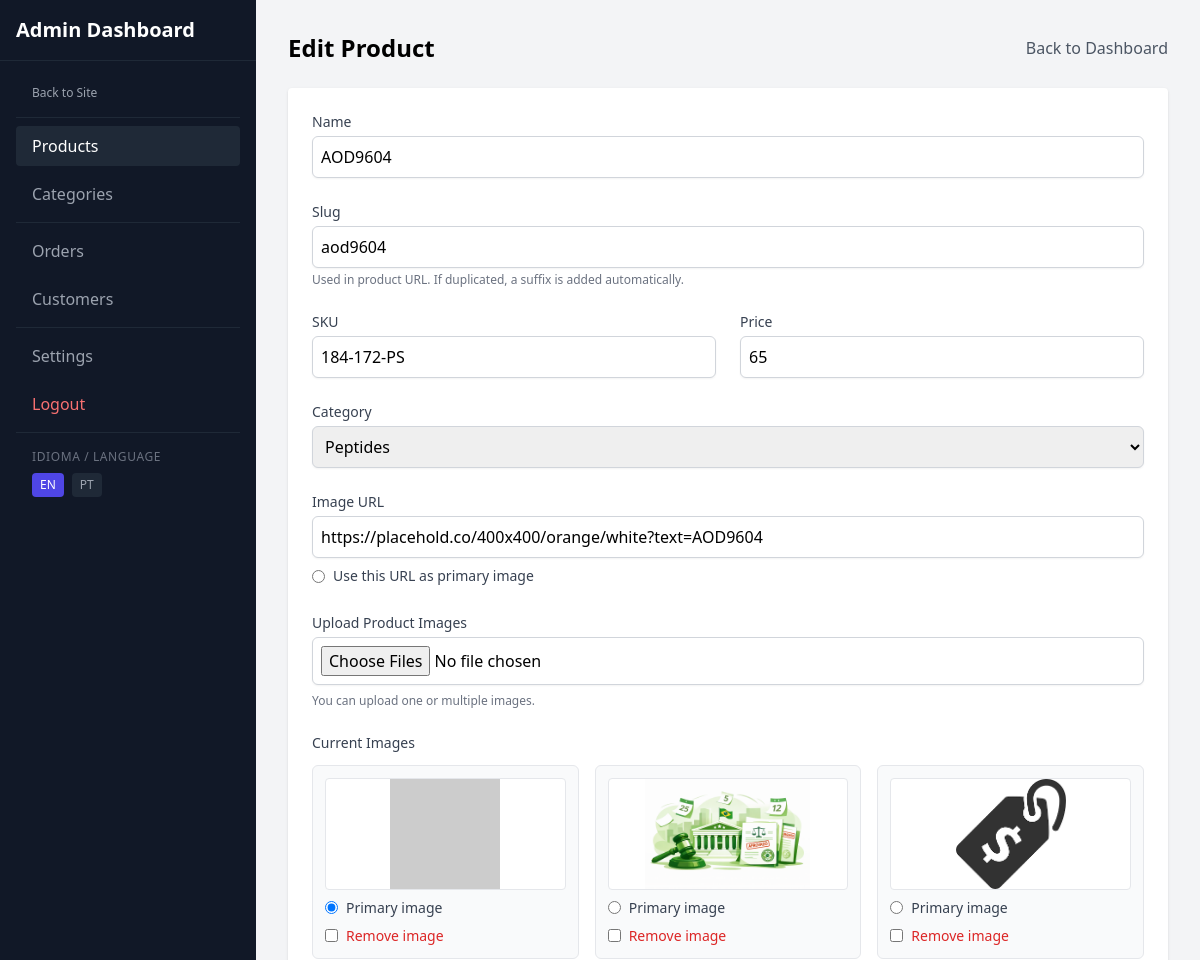
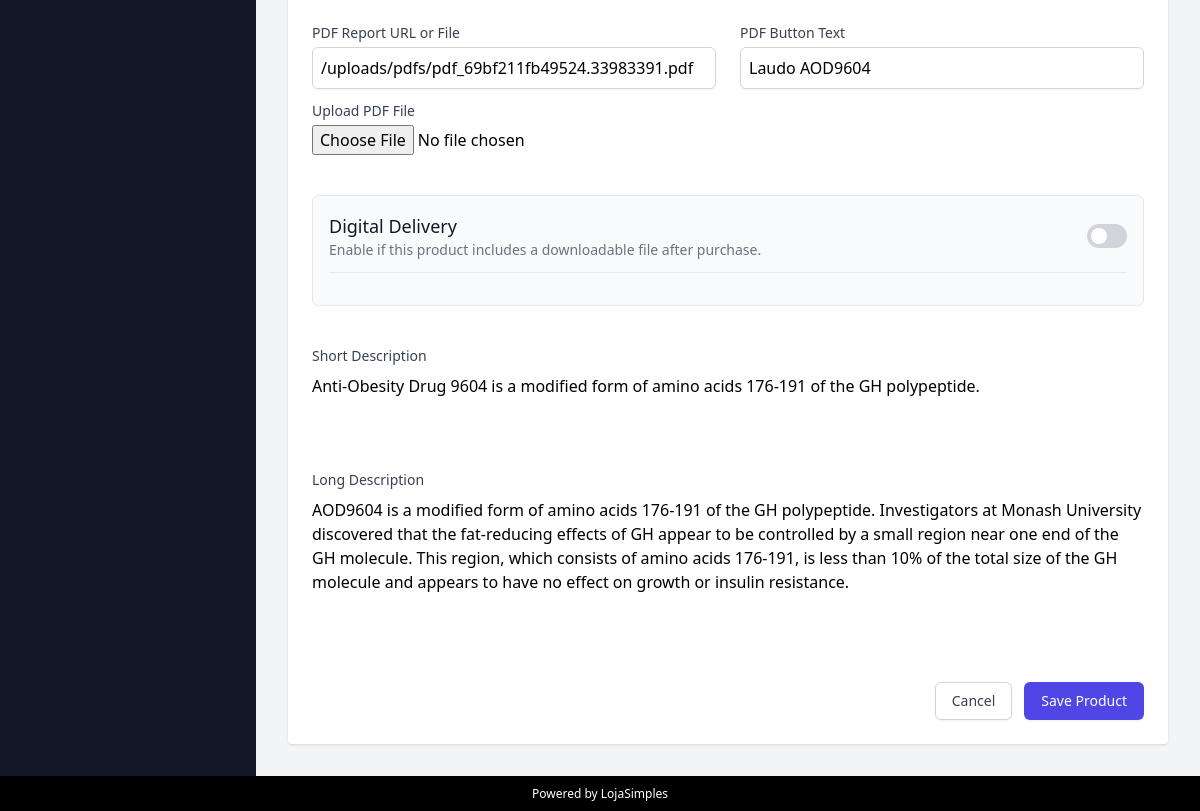
/admin/product-form?id=1 (signed in), run on the app's committed database (2 pictures, top to bottom).
### tables this page shows
CREATE TABLE products (
    id INTEGER PRIMARY KEY AUTOINCREMENT,
    name TEXT NOT NULL,
    sku TEXT,
    price REAL,
    image_url TEXT,
    category TEXT,
    short_desc TEXT,
    long_desc TEXT,
    pdf_url TEXT,
    created_at DATETIME DEFAULT CURRENT_TIMESTAMP
, category_id INTEGER, pdf_label TEXT, slug TEXT, type TEXT DEFAULT 'physical', digital_delivery INTEGER DEFAULT 0, download_limit INTEGER DEFAULT 0, download_expiry_days INTEGER DEFAULT 0, file_url TEXT);

CREATE TABLE categories (
    id INTEGER PRIMARY KEY AUTOINCREMENT,
    name TEXT NOT NULL,
    slug TEXT UNIQUE NOT NULL,
    created_at DATETIME DEFAULT CURRENT_TIMESTAMP
);

CREATE TABLE product_images (
        id INTEGER PRIMARY KEY AUTOINCREMENT,
        product_id INTEGER NOT NULL,
        image_url TEXT NOT NULL,
        is_primary INTEGER DEFAULT 0,
        sort_order INTEGER DEFAULT 0,
        created_at DATETIME DEFAULT CURRENT_TIMESTAMP
    );

### templates/admin/product-form.php (the view, shortened to what the rows shown need)
<?php
$productImages = isset($product['images']) && is_array($product['images']) ? $product['images'] : [];
$currentPrimaryImage = trim((string)($product['primary_image_url'] ?? $product['image_url'] ?? ''));
?>
<!DOCTYPE html>
<html lang="<?php echo htmlspecialchars($_SESSION['lang'] ?? 'en'); ?>">
<head>
    <script src="https://cdn.tailwindcss.com"></script>
    <link href="https://cdn.quilljs.com/1.3.6/quill.snow.css" rel="stylesheet">
    <link href="https://unpkg.com/filepond/dist/filepond.min.css" rel="stylesheet">
    <link href="https://unpkg.com/filepond-plugin-image-preview/dist/filepond-plugin-image-preview.min.css" rel="stylesheet">
</head>
<body class="bg-gray-100 font-sans flex flex-col h-screen" x-data="{ sidebarOpen: false }">
    <div class="flex flex-1 overflow-hidden relative">
        <div :class="sidebarOpen ? 'translate-x-0' : '-translate-x-full'" class="fixed md:static inset-y-0 left-0 z-30 w-64 bg-gray-900 text-white flex flex-col transition-transform duration-300 md:translate-x-0 h-full overflow-y-auto">
            <div class="p-4 text-xl font-bold border-b border-gray-800 flex justify-between items-center">
                <span><?php echo __('Admin Dashboard'); ?></span>
            </div>
            <nav class="flex-1 p-4 space-y-2">
                <a href="/" class="block w-full text-left px-4 py-2 text-xs text-gray-400 hover:text-white"><?php echo __('Back to Site'); ?></a>
                <div class="border-t border-gray-800 my-1"></div>
                <a href="/admin" onclick="localStorage.setItem('admin_tab','products')" class="block w-full text-left px-4 py-2 rounded bg-gray-800 text-white">
                    <?php echo __('Products'); ?>
                </a>
                <a href="/admin" onclick="localStorage.setItem('admin_tab','categories')" class="block w-full text-left px-4 py-2 text-gray-400 hover:text-white rounded">
                    <?php echo __('Categories'); ?>
                </a>
                <div class="border-t border-gray-800 my-1"></div>
                <a href="/admin" onclick="localStorage.setItem('admin_tab','orders')" class="block w-full text-left px-4 py-2 text-gray-400 hover:text-white rounded">
                    <?php echo __('Orders'); ?>
                </a>
                <a href="/admin" onclick="localStorage.setItem('admin_tab','customers')" class="block w-full text-left px-4 py-2 text-gray-400 hover:text-white rounded">
                    <?php echo __('Customers'); ?>
                </a>
                <div class="border-t border-gray-800 my-1"></div>
                <a href="/admin" onclick="localStorage.setItem('admin_tab','settings')" class="block w-full text-left px-4 py-2 text-gray-400 hover:text-white rounded">
                    <?php echo __('Settings'); ?>
                </a>
                <a href="/logout" class="block w-full text-left px-4 py-2 text-red-400 hover:text-red-300 hover:bg-gray-800 rounded">
                    <?php echo __('Logout'); ?>
                </a>
                <div class="border-t border-gray-800 my-2"></div>
                <div class="px-4 py-2">
                    <span class="text-xs text-gray-500 uppercase tracking-wider block mb-2">Idioma / Language</span>
                    <div class="flex gap-2">
                        <a href="?lang=en" class="text-xs px-2 py-1 rounded <?php echo ($_SESSION['lang'] ?? 'en') === 'en' ? 'bg-indigo-600 text-white' : 'bg-gray-800 text-gray-400 hover:text-white'; ?>">EN</a>
                        <a href="?lang=pt" class="text-xs px-2 py-1 rounded <?php echo ($_SESSION['lang'] ?? 'en') === 'pt' ? 'bg-indigo-600 text-white' : 'bg-gray-800 text-gray-400 hover:text-white'; ?>">PT</a>
                    </div>
                </div>
            </nav>
        </div>
        <div class="flex-1 flex flex-col overflow-hidden">
            <div class="flex-1 overflow-auto p-4 md:p-8">
            <div class="max-w-4xl mx-auto">
                <div class="flex justify-between items-center mb-6">
                    <h1 class="text-2xl font-bold"><?php echo isset($product['id']) ? __('Edit Product') : __('Add New Product'); ?></h1>
                    <a href="/admin" class="text-gray-600 hover:text-gray-900"><?php echo __('Back to Dashboard'); ?></a>
                </div>
                <div class="bg-white rounded shadow overflow-x-auto p-4 sm:p-6">
                    <form action="/admin/save-product" method="POST" id="productForm" enctype="multipart/form-data">
                        <div class="grid grid-cols-1 gap-6">
                            <div>
                                <label class="block text-sm font-medium text-gray-700"><?php echo __('Name'); ?></label>
                                <input type="text" name="name" value="<?php echo htmlspecialchars($product['name'] ?? ''); ?>" required class="mt-1 block w-full border border-gray-300 rounded-md shadow-sm p-2">
                            </div>
                            <div>
                                <label class="block text-sm font-medium text-gray-700"><?php echo __('Slug'); ?></label>
                                <input type="text" id="product_slug" name="slug" value="<?php echo htmlspecialchars($product['slug'] ?? ''); ?>" class="mt-1 block w-full border border-gray-300 rounded-md shadow-sm p-2" placeholder="ex: bpc-157-10mg">
                                <p class="mt-1 text-xs text-gray-500"><?php echo __('Used in product URL. If duplicated, a suffix is added automatically.'); ?></p>
                            </div>
                            <div class="grid grid-cols-1 md:grid-cols-2 gap-6">
                                <div>
                                    <label class="block text-sm font-medium text-gray-700"><?php echo __('SKU'); ?></label>
                                    <input type="text" name="sku" value="<?php echo htmlspecialchars($product['sku'] ?? ''); ?>" required class="mt-1 block w-full border border-gray-300 rounded-md shadow-sm p-2">
                                </div>
                                <div>
                                    <label class="block text-sm font-medium text-gray-700"><?php echo __('Price'); ?></label>
                                    <input type="number" step="0.01" name="price" value="<?php echo htmlspecialchars($product['price'] ?? ''); ?>" required class="mt-1 block w-full border border-gray-300 rounded-md shadow-sm p-2">
                                </div>
                            </div>
                            <div>
                                <label class="block text-sm font-medium text-gray-700"><?php echo __('Category'); ?></label>
                                <select name="category_id" class="mt-1 block w-full border border-gray-300 rounded-md shadow-sm p-2">
                                    <?php foreach ($categories as $cat): ?>
                                        <option value="<?php echo $cat['id']; ?>" <?php echo (isset($product['category_id']) && $product['category_id'] == $cat['id']) ? 'selected' : ''; ?>>
                                            <?php echo htmlspecialchars($cat['name']); ?>
                                        </option>
                                    <?php endforeach; ?>
                                </select>
                            </div>
                            <div>
                                <label class="block text-sm font-medium text-gray-700"><?php echo __('Image URL'); ?></label>
                                <input type="text" name="image_url" value="<?php echo htmlspecialchars($product['image_url'] ?? ''); ?>" class="mt-1 block w-full border border-gray-300 rounded-md shadow-sm p-2">
                                <?php $manualImageUrl = trim((string)($product['image_url'] ?? '')); ?>
                                <?php if ($manualImageUrl !== ''): ?>
                                    <label class="mt-2 inline-flex items-center text-sm text-gray-700">
                                        <input type="radio" name="primary_image" value="<?php echo htmlspecialchars($manualImageUrl); ?>" <?php echo $currentPrimaryImage === $manualImageUrl ? 'checked' : ''; ?> class="mr-2">
                                        <?php echo __('Use this URL as primary image'); ?>
                                    </label>
                                <?php endif; ?>
                            </div>
                            <div>
                                <label class="block text-sm font-medium text-gray-700"><?php echo __('Upload Product Images'); ?></label>
                                <input type="file" name="product_images[]" accept="image/*" multiple class="mt-1 block w-full border border-gray-300 rounded-md shadow-sm p-2 bg-white" data-filepond="image-multi">
                                <p class="mt-2 text-xs text-gray-500"><?php echo __('You can upload one or multiple images.'); ?></p>
                            </div>
                            <?php if (!empty($productImages)): ?>
                                <div>
                                    <label class="block text-sm font-medium text-gray-700 mb-3"><?php echo __('Current Images'); ?></label>
                                    <div class="grid grid-cols-1 sm:grid-cols-2 lg:grid-cols-3 gap-4">
                                        <?php foreach ($productImages as $img): ?>
                                            <?php $imgUrl = trim((string)($img['image_url'] ?? '')); ?>
                                            <div class="border rounded-md p-3 bg-gray-50">
                                                <img src="<?php echo htmlspecialchars($imgUrl); ?>" alt="" class="h-28 w-full object-contain bg-white rounded border">
                                                <label class="mt-2 flex items-center text-sm text-gray-700">
                                                    <input type="radio" name="primary_image" value="<?php echo htmlspecialchars($imgUrl); ?>" <?php echo $currentPrimaryImage === $imgUrl ? 'checked' : ''; ?> class="mr-2">
                                                    <?php echo __('Primary image'); ?>
                                                </label>
                                                <label class="mt-2 flex items-center text-sm text-red-600">
                                                    <input type="checkbox" class="remove-image-checkbox mr-2">
                                                    <?php echo __('Remove image'); ?>
                                                </label>
                                            </div>
                                        <?php endforeach; ?>
                                    </div>
                                </div>
                            <?php endif; ?>
                            <div class="grid grid-cols-1 sm:grid-cols-2 gap-6">
                                <div>
                                    <label class="block text-sm font-medium text-gray-700"><?php echo __('PDF Report URL or File'); ?></label>
                                    <input type="text" name="pdf_url" value="<?php echo htmlspecialchars($product['pdf_url'] ?? ''); ?>" placeholder="<?php echo __('External URL (or use upload below)'); ?>" class="mt-1 block w-full border border-gray-300 rounded-md shadow-sm p-2 mb-3">
                                    <label class="block text-sm font-medium text-gray-700"><?php echo __('Upload PDF File'); ?></label>
                                    <input type="file" name="pdf_file" accept="application/pdf" class="mt-1 block w-full bg-white" data-filepond="pdf-single">
                                </div>
                                <div>
                                    <label class="block text-sm font-medium text-gray-700"><?php echo __('PDF Button Text'); ?></label>
                                    <input type="text" name="pdf_label" value="<?php echo htmlspecialchars($product['pdf_label'] ?? ''); ?>" placeholder="<?php echo __('Ex: Download Analysis Report'); ?>" class="mt-1 block w-full border border-gray-300 rounded-md shadow-sm p-2">
                                </div>
                            </div>
                            <div class="border border-gray-200 rounded-md p-4 bg-gray-50 mt-4 mb-4" x-data="{ isDigital: <?php echo isset($product['digital_delivery']) && $product['digital_delivery'] ? 'true' : 'false'; ?> }">
                                <div class="flex items-center justify-between mb-4 border-b border-gray-200 pb-3">
                                    <div>
                                        <h3 class="text-lg font-medium text-gray-900"><?php echo __('Digital Delivery'); ?></h3>
                                        <p class="text-sm text-gray-500"><?php echo __('Enable if this product includes a downloadable file after purchase.'); ?></p>
                                    </div>
                                    <label class="flex items-center cursor-pointer">
                                        <div class="relative">
                                            <div class="block bg-gray-300 w-10 h-6 rounded-full transition" :class="{'bg-indigo-600': isDigital}"></div>
                                            <div class="dot absolute left-1 top-1 bg-white w-4 h-4 rounded-full transition transform" :class="{'translate-x-4': isDigital}"></div>
                                        </div>
                                    </label>
                                </div>
                            </div>
                            <div class="mb-12">
                                <label class="block text-sm font-medium text-gray-700 mb-2"><?php echo __('Short Description'); ?></label>
                                <div id="short_desc_editor" class="bg-white">
                                    <?php echo $product['short_desc'] ?? ''; ?>
                                </div>
                            </div>
                            <div class="mb-12">
                                <label class="block text-sm font-medium text-gray-700 mb-2"><?php echo __('Long Description'); ?></label>
                                <div id="long_desc_editor" class="bg-white">
                                    <?php echo $product['long_desc'] ?? ''; ?>
                                </div>
                            </div>
                            <div class="flex justify-end pt-4">
                                <a href="/admin" class="bg-white py-2 px-4 border border-gray-300 rounded-md shadow-sm text-sm font-medium text-gray-700 hover:bg-gray-50 focus:outline-none mr-3">
                                    <?php echo __('Cancel'); ?>
                                </a>
                                <button type="submit" class="bg-indigo-600 py-2 px-4 border border-transparent rounded-md shadow-sm text-sm font-medium text-white hover:bg-indigo-700 focus:outline-none">
                                    <?php echo __('Save Product'); ?>
                                </button>
                            </div>
                        </div>
                    </form>
                </div>
            </div>
        </div>
    </div>
    </div>
    <div class="w-full bg-black h-[35px] flex items-center justify-center shrink-0">
        <span class="text-white text-xs">Powered by LojaSimples</span>
    </div>
</body>
</html>

### data on the page
products: name "AOD9604", slug "aod9604", sku "184-172-PS", price "65", category_id "Peptides", image_url "https://placehold.co/400x400/orange/white?text=AOD9604", image_url "☐ Use this URL as primary image", pdf_url "/uploads/pdfs/pdf_69bf211fb49524.33983391.pdf", pdf_label "Laudo AOD9604", short_desc "Anti-Obesity Drug 9604 is a modified form of amino acids 176-191 of the GH polypeptide.", long_desc "AOD9604 is a modified form of amino acids 176-191 of the GH polypeptide. Investigators at Monash University discovered that the fat-reducing effects of GH appear to be controlled by a small region near one end of the GH molecule. This region, which consists of amino acids 176-191, is less than 10% of the total size of the GH molecule and appears to have no effect on growth or insulin resistance."
product_images: image_url "☑ Primary image"
product_images: image_url (picture), image_url "☐ Primary image"
product_images: image_url (picture), image_url "☐ Primary image"

### other printed values
__('Admin Dashboard') "Admin Dashboard"
__('Back to Site') "Back to Site"
__('Products') "Products"
__('Categories') "Categories"
__('Orders') "Orders"
__('Customers') "Customers"
__('Settings') "Settings"
__('Logout') "Logout"
__('Edit Product') "Edit Product"
__('Back to Dashboard') "Back to Dashboard"
__('Name') "Name"
__('Slug') "Slug"
__('SKU') "SKU"
__('Price') "Price"
__('Category') "Category"
